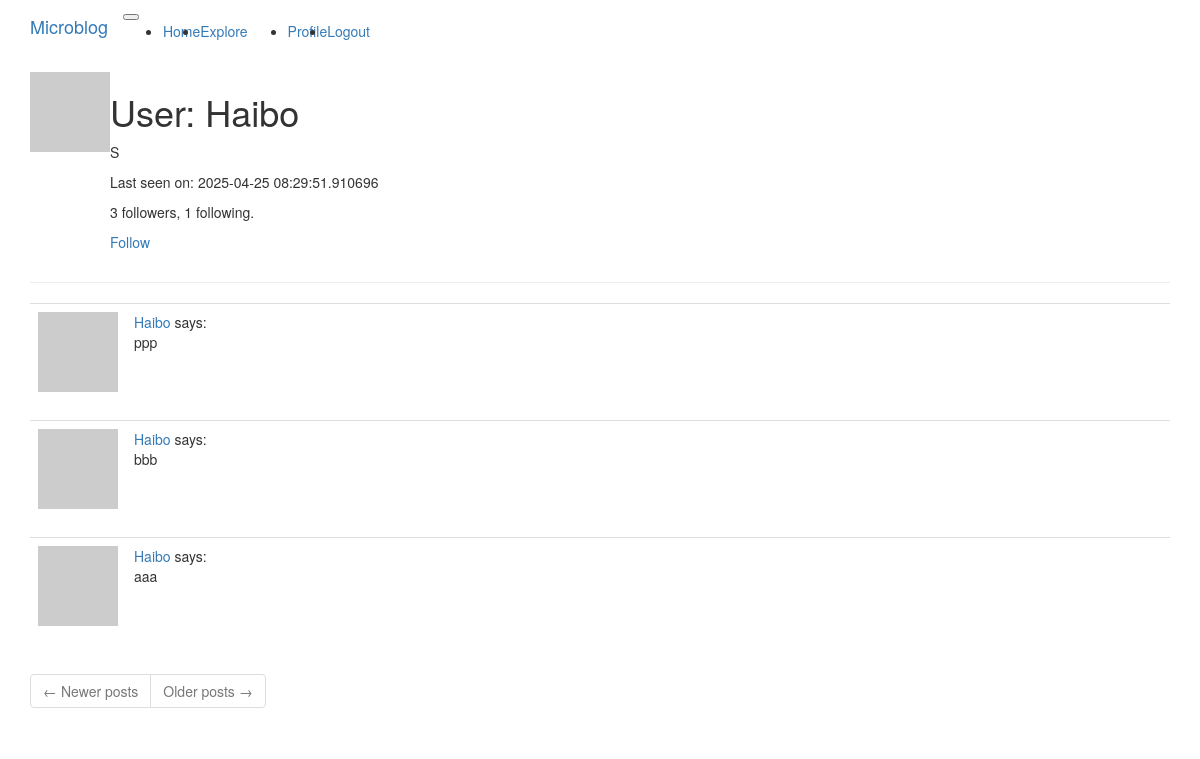
The page /user/Haibo (signed in) on the database its author committed.
### app/models.py (models this page shows, shortened)
class User(UserMixin, db.Model):
    id = db.Column(db.Integer, primary_key=True)
    username = db.Column(db.String(64), index=True, unique=True)
    email = db.Column(db.String(120), index=True, unique=True)
    password_hash = db.Column(db.String(128))
    posts = db.relationship('Post', backref='author', lazy='dynamic')
    about_me = db.Column(db.String(140))
    last_seen = db.Column(db.DateTime, default=datetime.utcnow)
    def avatar(self, size):
        digest = md5(self.email.lower().encode('utf-8')).hexdigest()
        return f'https://www.gravatar.com/avatar/{digest}?d=identicon&s={size}'
    followed = db.relationship(
        'User', secondary=followers,
        primaryjoin=(followers.c.follower_id == id),
        secondaryjoin=(followers.c.followed_id == id),
        backref=db.backref('followers', lazy='dynamic'), lazy='dynamic')
    def is_following(self, user):
        return self.followed.filter(
            followers.c.followed_id == user.id).count() > 0

class Post(db.Model):
    id = db.Column(db.Integer, primary_key=True)
    body = db.Column(db.String(140))
    timestamp = db.Column(db.DateTime, index=True, default=datetime.utcnow)
    user_id = db.Column(db.Integer, db.ForeignKey('user.id'))

### app/routes.py (the view)
@app.route('/user/<username>')
@login_required
def user(username):
    user = User.query.filter_by(username=username).first_or_404()
    page = request.args.get('page', 1, type=int)
    posts = user.posts.order_by(Post.timestamp.desc()).paginate(
        page=page, per_page=app.config['POSTS_PER_PAGE'], error_out=False)
    next_url = url_for('user', username=user.username, page=posts.next_num) \
        if posts.has_next else None
    prev_url = url_for('user', username=user.username, page=posts.prev_num) \
        if posts.has_prev else None
    return render_template('user.html', user=user, posts=posts.items,
                           next_url=next_url, prev_url=prev_url)

### app/models.py (called while the page is built)
@login.user_loader
def load_user(id):
    return User.query.get(int(id))

### app/routes.py (called while the page is built)
@app.before_request
def before_request():
    if current_user.is_authenticated:
        current_user.last_seen = datetime.utcnow()
        db.session.commit()

### app/templates/user.html
{% extends "base.html" %}
{% block app_content %}
    <table>
        <tr valign="top">
            <td><img src="{{ user.avatar(128) }}"></td>
            <td>
                <h1>User: {{ user.username }}</h1>
                {% if user.about_me %}<p>{{ user.about_me }}</p>{% endif %}
                {% if user.last_seen %}<p>Last seen on: {{ user.last_seen }}</p>{% endif %}
                <p>{{ user.followers.count() }} followers, {{ user.followed.count() }} following.</p>
                {% if user == current_user %}
                <p><a href="{{ url_for('edit_profile') }}">Edit your profile</a></p>
                {% elif not current_user.is_following(user) %}
                <p><a href="{{ url_for('follow', username=user.username) }}">Follow</a></p>
                {% else %}
                <p><a href="{{ url_for('unfollow', username=user.username) }}">Unfollow</a></p>
                {% endif %}
            </td>
        </tr>
    </table>
    <hr>
    {% for post in posts %}
        {% include '_post.html' %}
    {% endfor %}
    <nav aria-label="Post navigation">
        <ul class="pagination">
            <li class="page-item{% if not prev_url %} disabled{% endif %}">
                <a class="page-link" href="{{ prev_url }}">
                    <span aria-hidden="true">&larr;</span> Newer posts
                </a>
            </li>
            <li class="page-item{% if not next_url %} disabled{% endif %}">
                <a class="page-link" href="{{ next_url }}">
                    Older posts <span aria-hidden="true">&rarr;</span>
                </a>
            </li>
        </ul>
    </nav>
{% endblock %}

### app/templates/_post.html
    <table class="table table-hover">
        <tr>
            <td width="70px">
                <a href="{{ url_for('user', username=post.author.username) }}">
                    <img src="{{ post.author.avatar(70) }}" />
                </a>
            </td>
            <td>
                <a href="{{ url_for('user', username=post.author.username) }}">
                    {{ post.author.username }}
                </a>
                says:
                <br>
                {{ post.body }}
            </td>
        </tr>
    </table>

### rows shown on the page
User: username "Haibo", about_me "S", last_seen "2025-04-25 08:29:51.910696"
Post: author.username "Haibo", body "ppp"
Post: author.username "Haibo", body "bbb"
Post: author.username "Haibo", body "aaa"

### other values the page prints
{{ user.followers.count() }} "3"
{{ user.followed.count() }} "1"
